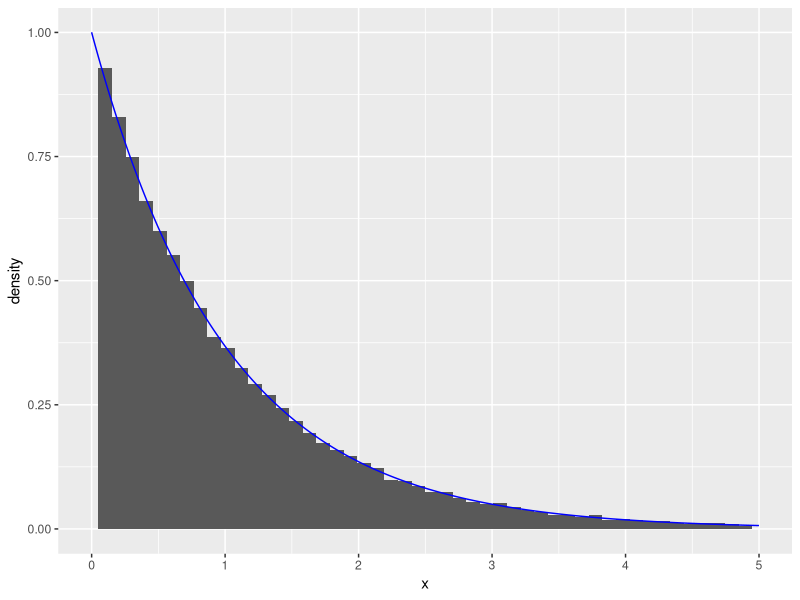

This figure's R source: (Note: this script raises an error after producing the figure.)
## ---- chunk 1
## Libraries used in Project
library(ggplot2)
library(knitr)
knitr::opts_chunk$set(echo = TRUE, warning=FALSE, message=FALSE)
opts_chunk$set(tidy.opts=list(width.cutoff=60),tidy=TRUE)
## ---- chunk 2
library(ggplot2)
# n: number of samples to generate
# rate: the rate
# expdist returns a vector with generated random numbers from exponential distribution

expdist <- function(rate, n) {
   u <- runif(n)
   x <-  -log( (1/rate)*( 1 - u))/rate
   list = list(x, u)
   return(list)
}

n <- 60000
lambda <- 1
outval <- expdist(lambda, n)
x = outval[[1]]
y = outval[[2]]

ggplot(data.frame(x=x))+geom_histogram(aes(x=x, y = ..density..),
bins = 50)  +geom_line(data = data.frame(x=x,y=dexp(x, rate = 1)),
aes(x=x, y=y) ,
color = "blue")+xlim(0,5)

## ---- chunk 3
# f_b1 returns the value of f in this exercise, a gamma distribution
f_b1 <- function(alpha, x) {
  gamma = (1/gamma(alpha))*x^(alpha-1)*exp(-x)
  return((gamma)*(x>0))
}

# acceptance_criterion returns the alpha to accept/reject in rejection sampling
acceptance_criterion <- function(alpha, x) {
  const = (exp(1)+alpha)/(gamma(alpha)*exp(1)*alpha)
  alpha = f_b1(alpha, x)/(const*g_test(alpha, x))
  return(alpha)
}

# rejection_b generates samples from f by rejection sampling
# n: number of samples to generate
# alpha: shape parameter 
rejection_b <- function(alpha, n) {
  out = 1:n
  
  for (i in 1:n) {
    finished = 0
    while(finished==0) {
      u = runif(1)
      x = dist1(alpha, 1)[[1]]
      acceptance = acceptance_criterion(alpha, x)
      if(u <= acceptance) {
        out[i] = x
        finished = 1
      }
    }
  }
  return(out)
}


# f_testb is the theoretical function to test the algorithm with 
f_testb = function(x, alpha) {
  gamma = (1/gamma(alpha))*x^(alpha-1)*exp(-x)
  return((gamma)*(x>0))
}

n = 10000
alpha = 0.5


library(ggplot2)
samples_b1 <- rejection_b(alpha, n)
x <- seq(0,4,0.001)
data_b1 <- data.frame("samples_b1"=samples_b1)


ggplot(data=data_b1, aes(data_b1$samples_b1)) +
geom_histogram(aes(y=..density..), breaks = seq(0, 4, by = 0.1)) +theme(plot.title = element_text(hjust = 0.5))+
xlim(c(0,4)) + labs(title="Samples from gamma distribution", x="x", y="Density") +
stat_function(fun = f_testb, args = list(alpha), color = "red")
## ---- chunk 4
n <- 10000
# f_gamma the kernel of a gamma function
f_gamma <- function(x, alpha){
  return (x^(alpha - 1 )*exp(-x)*(x>0))
}

alpha <- 400

# gamma_b2b2 samples from gamma distribution with large alpha
gamma_b2b2 <- function(alpha, n){
  x = 1:n
  loga = 0.5*((alpha-1)*log(alpha-1)+(1-alpha))
  logb = 0.5*((alpha+1)*log(alpha+1)-1-alpha)
  trials = 1
  
  for (i in 1:n){
    logx1 = loga + log(runif(1))
    logx2 = logb + log(runif(1))
    f_condition = 0.5*((alpha-1)*(logx2-logx1)-exp(logx2-logx1))
    while(logx1 > f_condition){
    logx1 = loga + log(runif(1))
    logx2 = logb + log(runif(1))
    f_condition = 0.5*((alpha-1)*(logx2-logx1)-exp(logx2-logx1))
    trials = trials + 1
    }
    
     x[i] = exp(logx2-logx1)
  }
  return(cbind(x, trials-1))
}


samples_b2b = gamma_b2b2(alpha, n)[,1]
hist(samples_b2b, breaks = 40, freq = FALSE, main = bquote("Histogram of gamma distribution when "~alpha == .(alpha)))
curve(dgamma(x, alpha, 1), col = "red", lwd = 2, add=TRUE)

test_tries <- function(n) {
  alpha = seq(2,2000,10)
  tryvector = 1:length(alpha)
  for (i in 1:length(alpha)) {
    tries = gamma_b2b2(alpha[i], n)[,2][1]
    tryvector[i] = tries
  }
  return(cbind(alpha, tryvector))
  
}

test_try = test_tries(1000)

plot(test_try[,1], test_try[,2])

## ---- chunk 5
# Delete this before merging the files, only for help
# n: number of samples to generate
# rate: the rate
# expdist returns a vector with generated random numbers from exponential distribution
expdist <- function(rate, n) {
   u <- runif(n)
   x <-  -log( (1/rate)*( 1 - u))/rate
   list = list(x, u)
   return(list)
}

# gammaab samples from the gamma distribution for all values of alpha and beta > 0 
gammaab <- function(alpha, beta, n) {
  if(alpha>0&&alpha<1) {
    X = rejection_b(alpha, n)/beta
  }
  else if(alpha==1) {
    X = expdist(1, n)[[1]]
  }
  else if (alpha>1) {
    X = gamma_b2b2(alpha,n)[,1]
  }
  else {
    print("alpha not valid")
    return(0)
  }
  Y = X/beta
  return(Y)
}

# theoretical_gamma is the theoretical function to test the algorithm with for alpha, beta > 0
theoretical_gamma = function(x, alpha, beta) {
  gamma = ((beta^alpha)/gamma(alpha))*x^(alpha-1)*exp(-beta*x)
  return((gamma)*(x>0))
}

alpha = 2
beta = 2
n = 10000

samples_ab <- gammaab(alpha, beta, n)
hist(samples_ab, breaks = 40, freq = FALSE, main = bquote("Histogram of samples from gamma when "~alpha == .(alpha) ~beta ==.(beta)))
curve(theoretical_gamma(x, alpha, beta), col = "red", lwd = 2, add=TRUE)

## ---- chunk 6
# sample_beta samples from beta(alpha, beta) distribution 
# n: number of samples
sample_beta <- function(alpha, beta, n) {
  x = gammaab(alpha, 1, n)
  y = gammaab(beta, 1, n)
  z = x/(x+y)
  return(z)
}

alpha = 0.5
beta = 0.5
n = 10000
samples_beta <- sample_beta(alpha, beta, n)
hist(samples_beta, breaks = 40, freq = FALSE, main = bquote("Histogram of samples from beta when "~alpha == .(alpha) ~beta ==.(beta)))
curve(dbeta(x, alpha, beta), col = "red", lwd = 2, add=TRUE)
